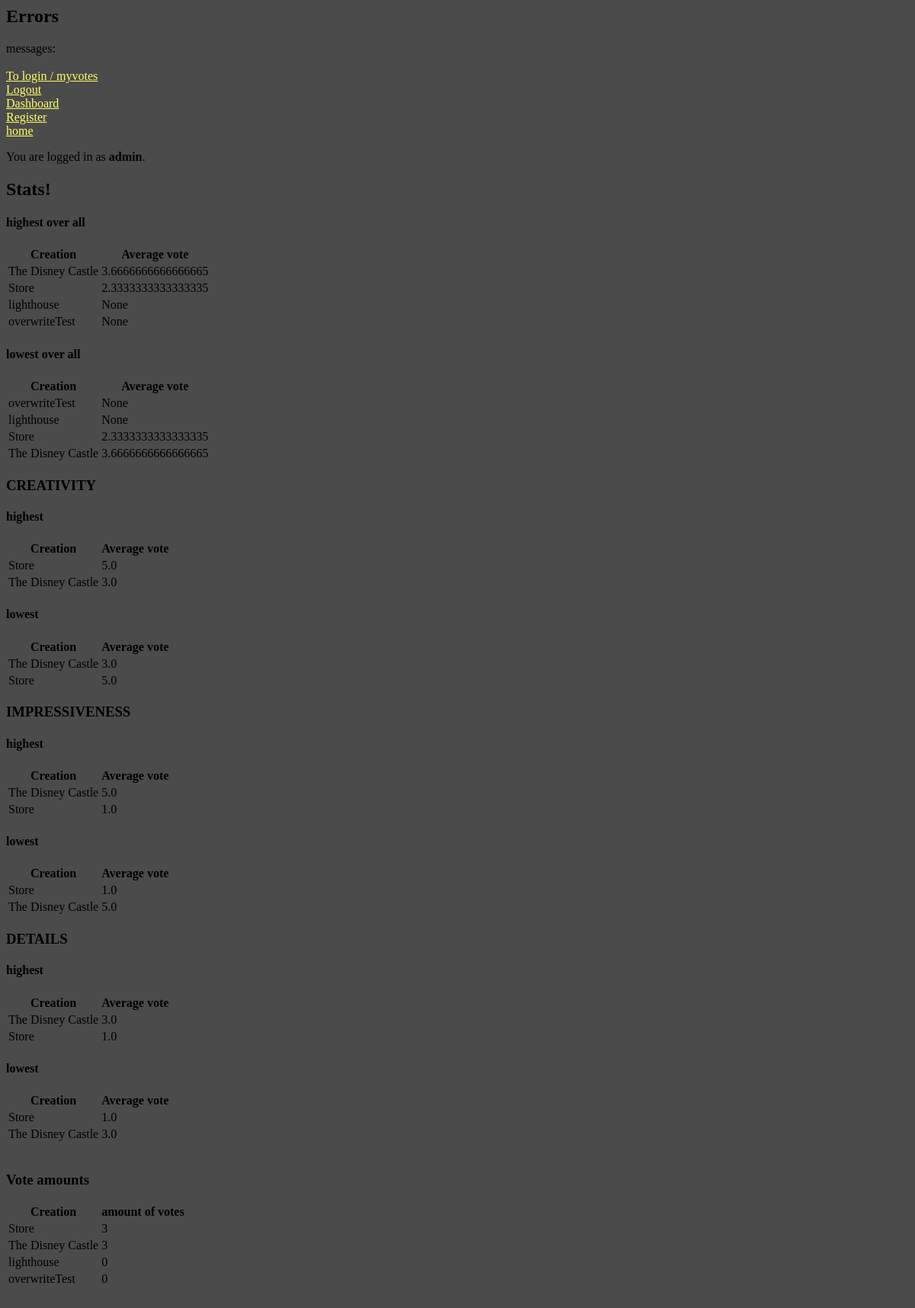
The app's page /voting/dashboard/stats/ (signed in) with its own data.
### voting/models.py (models this page shows)
class Creation(models.Model):
    name = models.CharField(max_length=200)
    description = models.CharField(max_length=200)
    creator = models.CharField(max_length=200)
    image = models.ImageField(
        upload_to='creations/', null=True, blank=True)
    number = models.IntegerField(unique=True)
    def __str__(self):
        return self.name

### voting/views.py (the view)
# urls.py: path("dashboard/stats/", views.stats, name="stats"),
@ user_passes_test(lambda u: u.is_staff)
def stats(request):
    avgPerCreation = Creation.objects.annotate(
        avg=Avg("votinglist__vote")).order_by("-avg")
    highestCrea = Creation.objects.filter(votinglist__category__startswith="crea").annotate(
        avg=Avg("votinglist__vote")).order_by("-avg")
    highestDeta = Creation.objects.filter(votinglist__category__startswith="deta").annotate(
        avg=Avg("votinglist__vote")).order_by("-avg")
    highestImpr = Creation.objects.filter(votinglist__category__startswith="impr").annotate(
        avg=Avg("votinglist__vote")).order_by("-avg")
    amountOfVotes = Creation.objects.annotate(
        amount=Count("votinglist__vote")).order_by("-amount")
    mostVotes = User.objects.annotate(amount=Count(
        "votinglist__creation__id", distinct=True)).order_by("-amount")
    print(f'mostVotes: {mostVotes[0].amount}')
    return render(request=request, template_name="voting/stats.html", context={
        "avgPerCreation": avgPerCreation,
        "highestCrea": highestCrea,
        "highestDeta": highestDeta,
        "highestImpr": highestImpr,
        "amountOfVotes": amountOfVotes,
        "creations": Creation.objects.all()})

### voting/templates/voting/stats.html
{% extends 'voting/header.html' %}
{% block content %}
{% include "voting/includes/status.html" %}
<h2>Stats!</h2>
<h4>highest over all</h4>
<table>
    <tr>
      <th>Creation</th>
      <th>Average vote</th>
    </tr>
    {% for item in avgPerCreation %}
    <tr>
        <td>{{ item }}</td>
        <td>{{ item.avg }}</td>
    </tr>
    {% endfor %}
  </table>
<h4>lowest over all</h4>
<table>
    <tr>
      <th>Creation</th>
      <th>Average vote</th>
    </tr>
    {% for item in avgPerCreation reversed%}
    <tr>
        <td>{{ item }}</td>
        <td>{{ item.avg }}</td>
    </tr>
    {% endfor %}
</table>
<h3>CREATIVITY</h3>
<h4> highest</h4>
<table>
    <tr>
      <th>Creation</th>
      <th>Average vote</th>
    </tr>
    {% for item in highestCrea %}
    <tr>
        <td>{{ item }}</td>
        <td>{{ item.avg }}</td>
    </tr>
    {% endfor %}
</table>
<h4> lowest</h4>
<table>
    <tr>
      <th>Creation</th>
      <th>Average vote</th>
    </tr>
    {% for item in highestCrea reversed%}
    <tr>
        <td>{{ item }}</td>
        <td>{{ item.avg }}</td>
    </tr>
    {% endfor %}
</table>
<h3>IMPRESSIVENESS</h3>
<h4> highest</h4>
<table>
    <tr>
      <th>Creation</th>
      <th>Average vote</th>
    </tr>
    {% for item in highestImpr %}
    <tr>
        <td>{{ item }}</td>
        <td>{{ item.avg }}</td>
    </tr>
    {% endfor %}
</table>
<h4>lowest</h4>
<table>
    <tr>
      <th>Creation</th>
      <th>Average vote</th>
    </tr>
    {% for item in highestImpr reversed %}
    <tr>
        <td>{{ item }}</td>
        <td>{{ item.avg }}</td>
    </tr>
    {% endfor %}
</table>
<h3>DETAILS</h3>
<h4>highest</h4>
<table>
    <tr>
      <th>Creation</th>
      <th>Average vote</th>
    </tr>
    {% for item in highestDeta %}
    <tr>
        <td>{{ item }}</td>
        <td>{{ item.avg }}</td>
    </tr>
    {% endfor %}
</table>
<h4>lowest</h4>
<table>
    <tr>
      <th>Creation</th>
      <th>Average vote</th>
    </tr>
    {% for item in highestDeta reversed %}
    <tr>
        <td>{{ item }}</td>
        <td>{{ item.avg }}</td>
    </tr>
    {% endfor %}
</table>
<br>
<h3>Vote amounts</h3>
<table>
  <tr>
    <th>Creation</th>
    <th>amount of votes</th>
  </tr>
  {% for item in amountOfVotes %}
  <tr>
      <td>{{ item }}</td>
      <td>{{ item.amount }}</td>
  </tr>
  {% endfor %}
</table>
<br>
{% endblock %}

### voting/templates/voting/includes/status.html
<div>
    <p>
        {% if user.is_authenticated %}
        You are logged in as <strong>{{ user.username }}</strong>.
        {% else %}
        You are not logged in.
        {% endif %}
    </p>
</div>

### voting/static/css/style.css (style rules this page uses)
* { background-color: rgb(75, 75, 75); }

### records on screen
Creation: name "The Disney Castle", avg "3.6666666666666665", avg "3.0", avg "5.0", amount "3"
Creation: name "Store", avg "2.3333333333333335", avg "5.0", avg "1.0", amount "3"
Creation: name "lighthouse", avg "None", amount "0"
Creation: name "overwriteTest", avg "None", amount "0"

### other values on screen
{{ user.username }} "admin"
